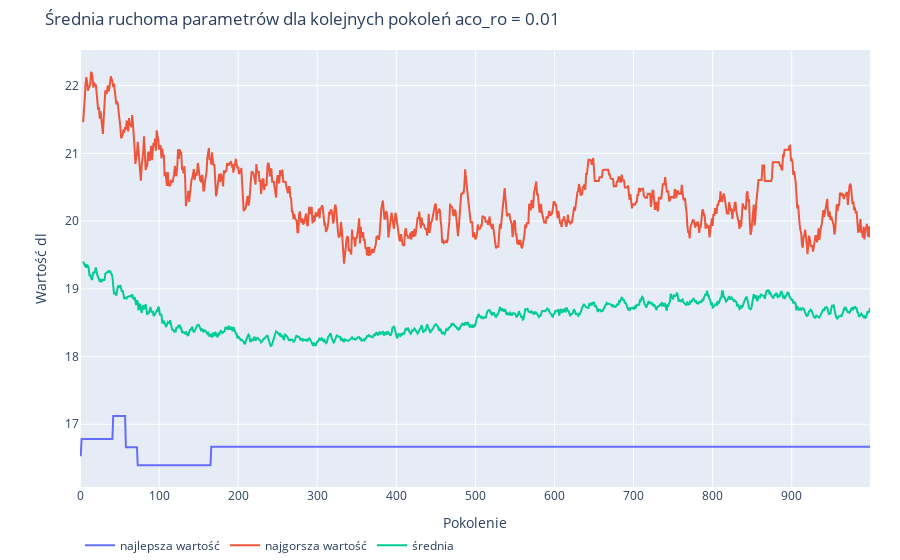

Source (notebook cell):
### Code cell
fig = plot_single_parameters(df, name)

print(fig.layout.title)
fig.show()
fig.write_image('fig.svg', width=1000)

### Figure 1 — Plotly figure (JSON) as saved in the notebook; plotly's stock layout.template omitted (floating-point values rounded to 4 significant figures; data arrays with more than 128 entries replaced by an {"elided": "..."} marker saying what was removed)
{"data": [{"name": "najlepsza wartość", "type": "scatter", "x": {"elided": "1000 int values"}, "y": {"elided": "1000 float values"}}, {"name": "najgorsza wartość", "type": "scatter", "x": {"elided": "1000 int values"}, "y": {"elided": "1000 float values"}}, {"name": "średnia", "type": "scatter", "x": {"elided": "1000 int values"}, "y": {"elided": "1000 float values"}}], "layout": {"legend": {"orientation": "h"}, "margin": {"b": 0, "r": 30, "t": 50}, "title": {"text": "Średnia ruchoma parametrów dla kolejnych pokoleń aco_ro = 0.01"}, "xaxis": {"title": {"text": "Pokolenie"}}, "yaxis": {"title": {"text": "Wartość dl"}}}}
